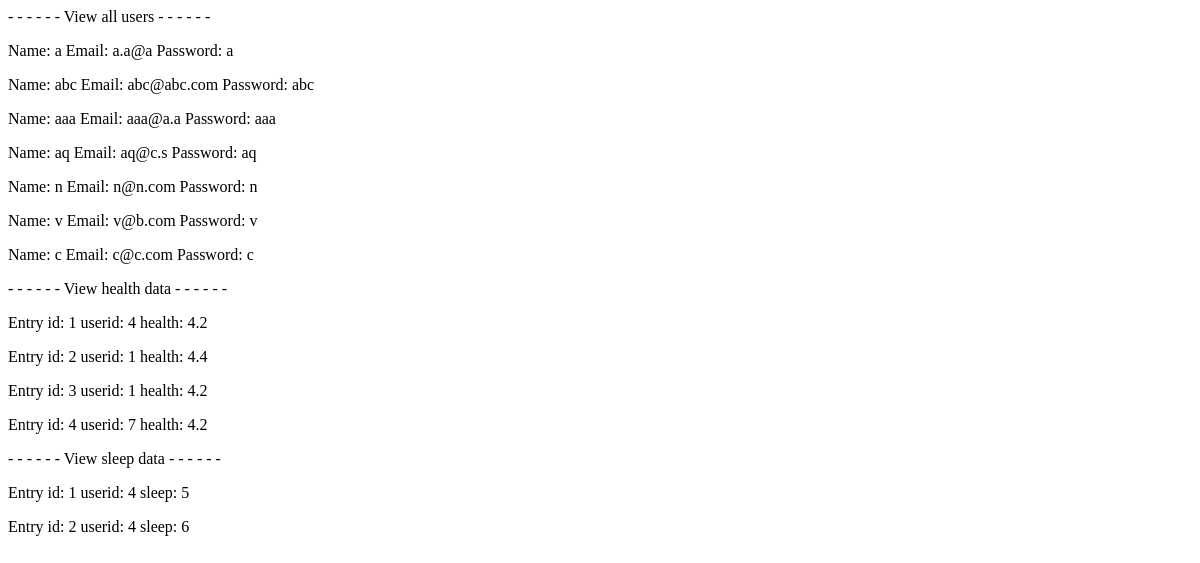
Before: /view with the older database file.
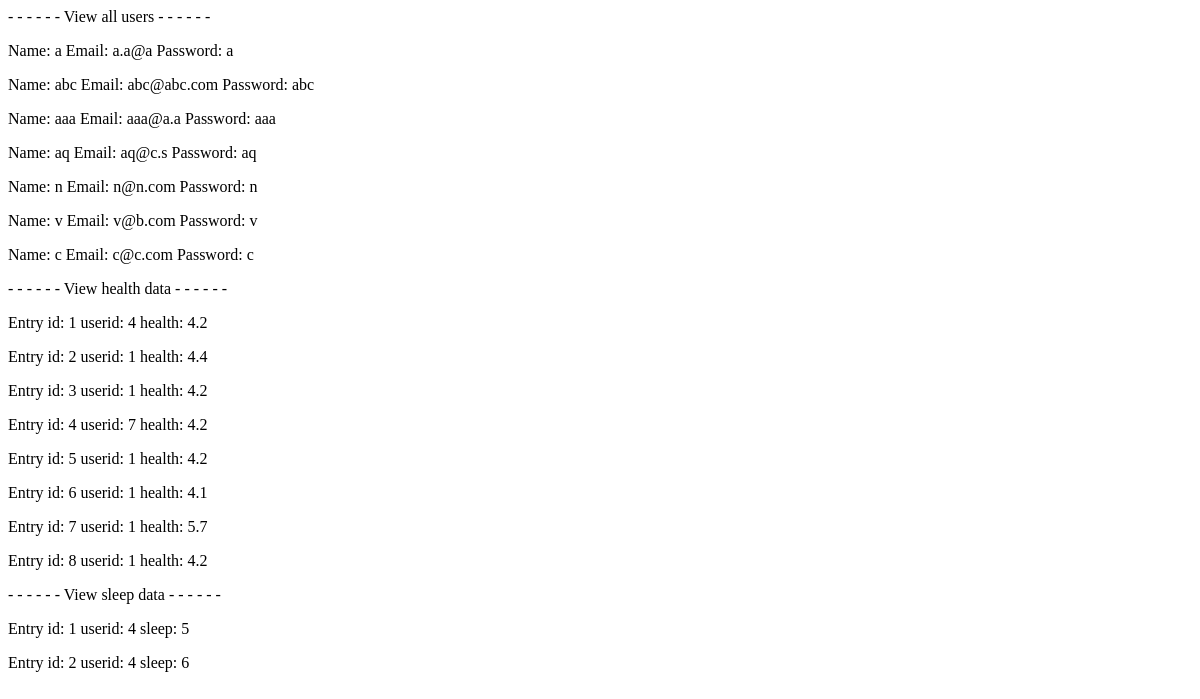
After: the same page with the newer database file.
### main.py (models this page shows, shortened)
class user(db.Model):
    _id = db.Column(db.Integer, primary_key=True)
    username = db.Column(db.String(100))
    email = db.Column(db.String(100))
    password = db.Column(db.String(100))
    entries = db.relationship('Entry', backref='user', lazy=True)

class Entry(db.Model):
    entry_id = db.Column(db.Integer, primary_key=True)
    user_id = db.Column(db.Integer, db.ForeignKey('user._id'), nullable=False)
    health = db.Column(db.Integer)

class Sleep(db.Model):
    entry_id = db.Column(db.Integer, primary_key=True)
    user_id = db.Column(db.Integer, db.ForeignKey('user._id'), nullable=False)
    sleep = db.Column(db.Integer)

### main.py (the view)
@app.route("/view")
def view():
    return render_template("view.html", values=user.query.all() ,entries = Entry.query.all(), sleeps = Sleep.query.all())

### templates/view.html (shortened to what this page needs)
{% block content %}
    {% for item in values %}
        <p>Name: {{item.username}} Email: {{item.email}} Password: {{item.password}}</p>
    {% endfor %}
- - - - - - View health data - - - - - -
    {% for entry in entries %}
        <p>Entry id: {{entry.entry_id}} userid: {{entry.user_id}} health: {{entry.health}} </p>
    {% endfor %}
- - - - - - View sleep data - - - - - -
    {% for sleep in sleeps %}
        <p>Entry id: {{sleep.entry_id}} userid: {{sleep.user_id}} sleep: {{sleep.sleep}} </p>
    {% endfor %}
{% endblock %}

Changed rows visible on the page:
added Entry: entry_id "5", user_id "1", health "4.2"
added Entry: entry_id "6", user_id "1", health "4.1"
added Entry: entry_id "7", user_id "1", health "5.7"
added Entry: entry_id "8", user_id "1", health "4.2"
